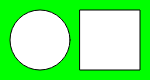
Frame 1 (no input)
Frame 60 (no input): identical to frame 1, image omitted
Frame 120 (the mouse pressed at the canvas centre since frame 60): identical to frame 1, image omitted

The p5.js sketch that drew this single still picture (run headless with seeded random() and noise() and a simulated clock; from frame 60 on, the mouse is pressed at the canvas centre):

// p5.js sketch
// ── sketch.js
function setup() {
    createCanvas(150, 80);
}

function draw() {
    background('#0f0');
    circle(40, 40, 60);
    square(80, 10, 60);
}
